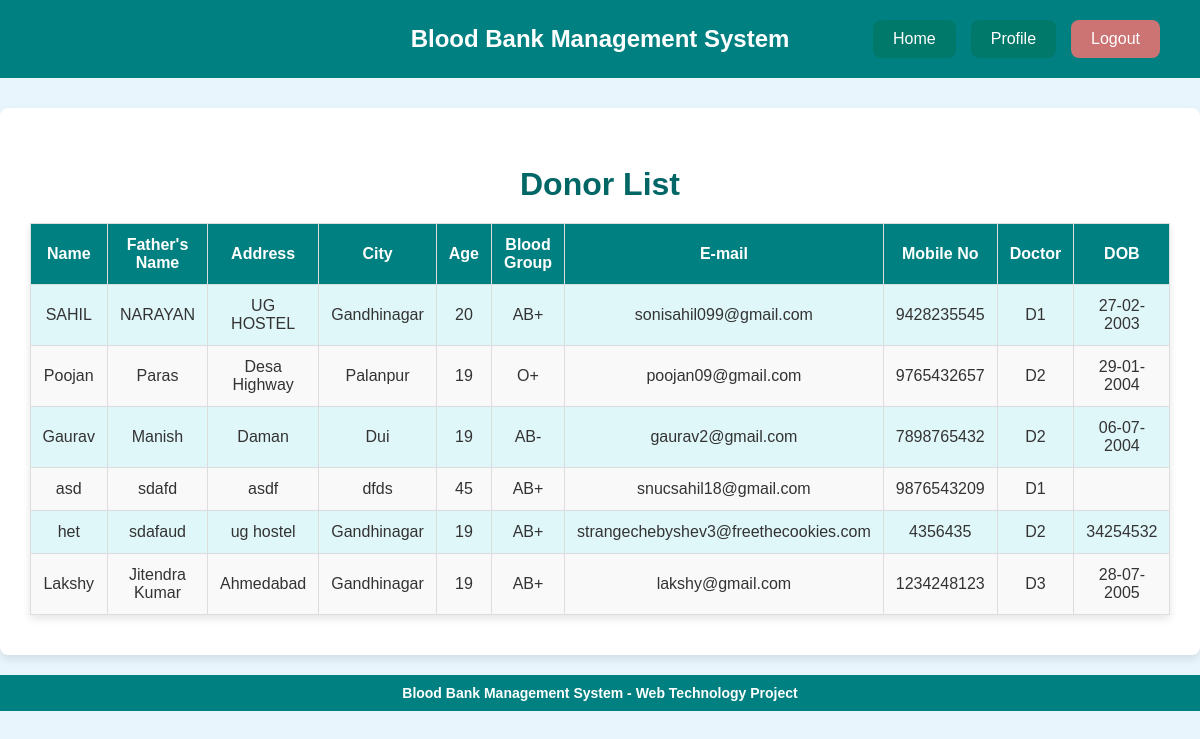
Page /donor-list.php (signed in) on the committed database.
### tables this page shows
CREATE TABLE `donor_registration` (
  `id` int(11) NOT NULL,
  `name` varchar(50) DEFAULT NULL,
  `fname` varchar(50) DEFAULT NULL,
  `address` varchar(250) DEFAULT NULL,
  `city` varchar(50) DEFAULT NULL,
  `age` int(25) DEFAULT NULL,
  `bgroup` varchar(20) DEFAULT NULL,
  `email` varchar(200) DEFAULT NULL,
  `mno` varchar(50) DEFAULT NULL,
  `doctor` varchar(50) DEFAULT NULL,
  `dob` varchar(50) DEFAULT NULL
);

### donor-list.php (the view, shortened to what this page needs)
<?php
include('connection.php');
?>
<!DOCTYPE html>
<html lang="en">
<head>
    <link rel="stylesheet" href="donor-list.css">
</head>
<body>
    <div id="header">
        <a href="admin-home.php" id="header-title">Blood Bank Management System</a>
        <div id="nav-bar">
            <form action="admin-home.php" method="get">
                <button type="submit" class="nav-button">Home</button>
            </form>
            <form action="profile.php" method="get">
                <button type="submit" class="nav-button">Profile</button>
            </form>
            <form action="logout.php" method="get">
                <button type="submit" class="nav-button" id="logout-button">Logout</button>
            </form>
        </div>
    </div>
    <div id="container">
        <div id="full">
            <div id="inner_full">
                <div id="body">
                    <br>
                    <h1>Donor List</h1>
                    <center>
                        <div id="form">
                            <table border="1px" style="border-color: white;">
                                <tr>
                                    <th>Name</th>
                                    <th>Father's Name</th>
                                    <th>Address</th>
                                    <th>City</th>
                                    <th>Age</th>
                                    <th>Blood Group</th>
                                    <th>E-mail</th>
                                    <th>Mobile No</th>
                                    <th>Doctor</th>
                                    <th>DOB</th>
                                </tr>
                                <?php
                                $q = $db->query("SELECT * FROM donor_registration");
                                while ($r1 = $q->fetch(PDO::FETCH_OBJ)) {
                                ?>
                                <tr>
                                    <td><?= $r1->name; ?></td>
                                    <td><?= $r1->fname; ?></td>
                                    <td><?= $r1->address; ?></td>
                                    <td><?= $r1->city; ?></td>
                                    <td><?= $r1->age; ?></td>
                                    <td><?= $r1->bgroup; ?></td>
                                    <td><?= $r1->email; ?></td>
                                    <td><?= $r1->mno; ?></td>
                                    <td><?= $r1->doctor; ?></td>
                                    <td><?= $r1->dob; ?></td>
                                </tr>
                                <?php
                                }
                                ?>
                            </table>
                        </div>
                    </center>
                </div>
            </div>
        </div>
    </div>
    <div id="footer">
        <h4>Blood Bank Management System - Web Technology Project</h4>
    </div>
</body>
</html>

### donor-list.css (style rules this page uses)
* { margin: 0; padding: 0; box-sizing: border-box; font-family: Arial, sans-serif; }
body { background-color: #e9f5fc; color: #333; font-size: 16px; }
#header { display: flex; align-items: center; justify-content: space-between; background-color: #008080; padding: 20px 40px; font-size: 24px; font-weight: bold; }
#header-title { position: absolute; left: 50%; transform: translateX(-50%); text-align: center; }
#header a { text-decoration: none; color: white; font-size: 24px; }
#nav-bar { display: flex; align-items: center; gap: 15px; margin-left: auto; }
.nav-button { background-color: #00796b; color: white; border: none; padding: 10px 20px; font-size: 16px; border-radius: 8px; cursor: pointer; transition: background-color 0.3s ease, transform 0.3s ease; }
#logout-button { background-color: #cc7373; transition: background-color 0.3s ease; }
#container { display: flex; justify-content: center; align-items: center; margin-top: 30px; }
#full { display: flex; justify-content: center; align-items: center; width: 100%; max-width: 1200px; background-color: #ffffff; border-radius: 8px; box-shadow: 0px 4px 8px rgba(0, 0, 0, 0.1); overflow: hidden; }
#inner_full { padding: 20px; }
#body { padding: 20px; }
#body h1 { color: #006666; text-align: center; margin-bottom: 20px; }
table { width: 100%; border-collapse: collapse; margin-top: 20px; box-shadow: 0px 4px 8px rgba(0, 0, 0, 0.1); }
th, td { padding: 12px; border: 1px solid #ddd; text-align: center; font-size: 16px; }
th { background-color: #008080; color: white; font-weight: bold; }
td { background-color: #f9f9f9; }
tr:nth-child(even) td { background-color: #e0f7fa; }
#footer { background-color: #008080; color: white; padding: 10px 0; text-align: center; font-size: 14px; margin-top: 20px; }
#footer h4 { margin: 0; }

### rows in the picture
donor_registration: name "SAHIL", fname "NARAYAN", address "UG HOSTEL", city "Gandhinagar", age "20", bgroup "AB+", email "sonisahil099@gmail.com", mno "9428235545", doctor "D1", dob "27-02-2003"
donor_registration: name "Poojan", fname "Paras", address "Desa Highway", city "Palanpur", age "19", bgroup "O+", email "poojan09@gmail.com", mno "9765432657", doctor "D2", dob "29-01-2004"
donor_registration: name "Gaurav", fname "Manish", address "Daman", city "Dui", age "19", bgroup "AB-", email "gaurav2@gmail.com", mno "7898765432", doctor "D2", dob "06-07-2004"
donor_registration: name "asd", fname "sdafd", address "asdf", city "dfds", age "45", bgroup "AB+", email "snucsahil18@gmail.com", mno "9876543209", doctor "D1"
donor_registration: name "het", fname "sdafaud", address "ug hostel", city "Gandhinagar", age "19", bgroup "AB+", email "strangechebyshev3@freethecookies.com", mno "4356435", doctor "D2", dob "34254532"
donor_registration: name "Lakshy", fname "Jitendra Kumar", address "Ahmedabad", city "Gandhinagar", age "19", bgroup "AB+", email "lakshy@gmail.com", mno "1234248123", doctor "D3", dob "28-07-2005"
